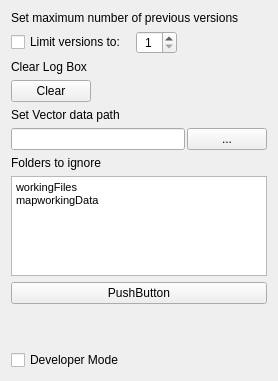
          <widget class="QWidget" name="tab">
           <attribute name="title">
            <string>Settings</string>
           </attribute>
           <layout class="QVBoxLayout" name="verticalLayout_4">
            <item>
             <widget class="QLabel" name="label_4">
              <property name="text">
               <string>Set maximum number of previous versions</string>
              </property>
             </widget>
            </item>
            <item>
             <layout class="QHBoxLayout" name="horizontalLayout">
              <item>
               <widget class="QCheckBox" name="LI_LimitVersionsCheckBox">
                <property name="text">
                 <string>Limit versions to: </string>
                </property>
               </widget>
              </item>
              <item>
               <widget class="QSpinBox" name="spinBox">
                <property name="baseSize">
                 <size>
                  <width>0</width>
                  <height>0</height>
                 </size>
                </property>
                <property name="alignment">
                 <set>Qt::AlignCenter</set>
                </property>
                <property name="accelerated">
                 <bool>true</bool>
                </property>
                <property name="minimum">
                 <number>1</number>
                </property>
                <property name="maximum">
                 <number>10</number>
                </property>
               </widget>
              </item>
              <item>
               <spacer name="horizontalSpacer_3">
                <property name="orientation">
                 <enum>Qt::Horizontal</enum>
                </property>
                <property name="sizeHint" stdset="0">
                 <size>
                  <width>40</width>
                  <height>20</height>
                 </size>
                </property>
               </spacer>
              </item>
             </layout>
            </item>
            <item>
             <widget class="QLabel" name="label_3">
              <property name="text">
               <string>Clear Log Box</string>
              </property>
             </widget>
            </item>
            <item>
             <layout class="QHBoxLayout" name="horizontalLayout_2" stretch="0,0">
              <property name="sizeConstraint">
               <enum>QLayout::SetNoConstraint</enum>
              </property>
              <item>
               <widget class="QPushButton" name="LI_clearLogBoxPushButton">
                <property name="text">
                 <string>Clear</string>
                </property>
               </widget>
              </item>
              <item>
               <spacer name="horizontalSpacer_4">
                <property name="orientation">
                 <enum>Qt::Horizontal</enum>
                </property>
                <property name="sizeHint" stdset="0">
                 <size>
                  <width>40</width>
                  <height>20</height>
                 </size>
                </property>
               </spacer>
              </item>
             </layout>
            </item>
            <item>
             <widget class="QLabel" name="label_5">
              <property name="text">
               <string>Set Vector data path</string>
              </property>
             </widget>
            </item>
            <item>
             <layout class="QHBoxLayout" name="horizontalLayout_4">
              <property name="spacing">
               <number>2</number>
              </property>
              <item>
               <widget class="QLineEdit" name="lineEdit">
                <property name="sizePolicy">
                 <sizepolicy hsizetype="Expanding" vsizetype="Minimum">
                  <horstretch>0</horstretch>
                  <verstretch>0</verstretch>
                 </sizepolicy>
                </property>
                <property name="minimumSize">
                 <size>
                  <width>0</width>
                  <height>20</height>
                 </size>
                </property>
               </widget>
              </item>
              <item>
               <widget class="QPushButton" name="LI_selectDirPushButton">
                <property name="enabled">
                 <bool>true</bool>
                </property>
                <property name="sizePolicy">
                 <sizepolicy hsizetype="Minimum" vsizetype="Minimum">
                  <horstretch>0</horstretch>
                  <verstretch>0</verstretch>
                 </sizepolicy>
                </property>
                <property name="minimumSize">
                 <size>
                  <width>25</width>
                  <height>20</height>
                 </size>
                </property>
                <property name="maximumSize">
                 <size>
                  <width>16777215</width>
                  <height>16777215</height>
                 </size>
                </property>
                <property name="text">
                 <string>...</string>
                </property>
               </widget>
              </item>
             </layout>
            </item>
            <item>
             <widget class="QLabel" name="label_14">
              <property name="text">
               <string>Folders to ignore</string>
              </property>
             </widget>
            </item>
            <item>
             <widget class="QTextEdit" name="ignoreFoldersTextEdit">
              <property name="minimumSize">
               <size>
                <width>0</width>
                <height>100</height>
               </size>
              </property>
              <property name="maximumSize">
               <size>
                <width>16777215</width>
                <height>100</height>
               </size>
              </property>
              <property name="html">
               <string>&lt;!DOCTYPE HTML PUBLIC &quot;-//W3C//DTD HTML 4.0//EN&quot; &quot;http://www.w3.org/TR/REC-html40/strict.dtd&quot;&gt;
&lt;html&gt;&lt;head&gt;&lt;meta name=&quot;qrichtext&quot; content=&quot;1&quot; /&gt;&lt;style type=&quot;text/css&quot;&gt;
p, li { white-space: pre-wrap; }
&lt;/style&gt;&lt;/head&gt;&lt;body style=&quot; font-family:'MS Shell Dlg 2'; font-size:8.25pt; font-weight:600; font-style:normal;&quot;&gt;
&lt;p style=&quot; margin-top:0px; margin-bottom:0px; margin-left:0px; margin-right:0px; -qt-block-indent:0; text-indent:0px;&quot;&gt;&lt;span style=&quot; font-weight:400;&quot;&gt;workingFiles&lt;/span&gt;&lt;/p&gt;
&lt;p style=&quot; margin-top:0px; margin-bottom:0px; margin-left:0px; margin-right:0px; -qt-block-indent:0; text-indent:0px;&quot;&gt;&lt;span style=&quot; font-weight:400;&quot;&gt;mapworkingData&lt;/span&gt;&lt;/p&gt;&lt;/body&gt;&lt;/html&gt;</string>
              </property>
             </widget>
            </item>
            <item>
             <widget class="QPushButton" name="pushButton">
              <property name="text">
               <string>PushButton</string>
              </property>
             </widget>
            </item>
            <item>
             <spacer name="verticalSpacer_3">
              <property name="orientation">
               <enum>Qt::Vertical</enum>
              </property>
              <property name="sizeHint" stdset="0">
               <size>
                <width>20</width>
                <height>40</height>
               </size>
              </property>
             </spacer>
            </item>
            <item>
             <widget class="QCheckBox" name="LI_EnableDevPushButton">
              <property name="enabled">
               <bool>true</bool>
              </property>
              <property name="text">
               <string>Developer Mode</string>
              </property>
             </widget>
            </item>
           </layout>
          </widget>
